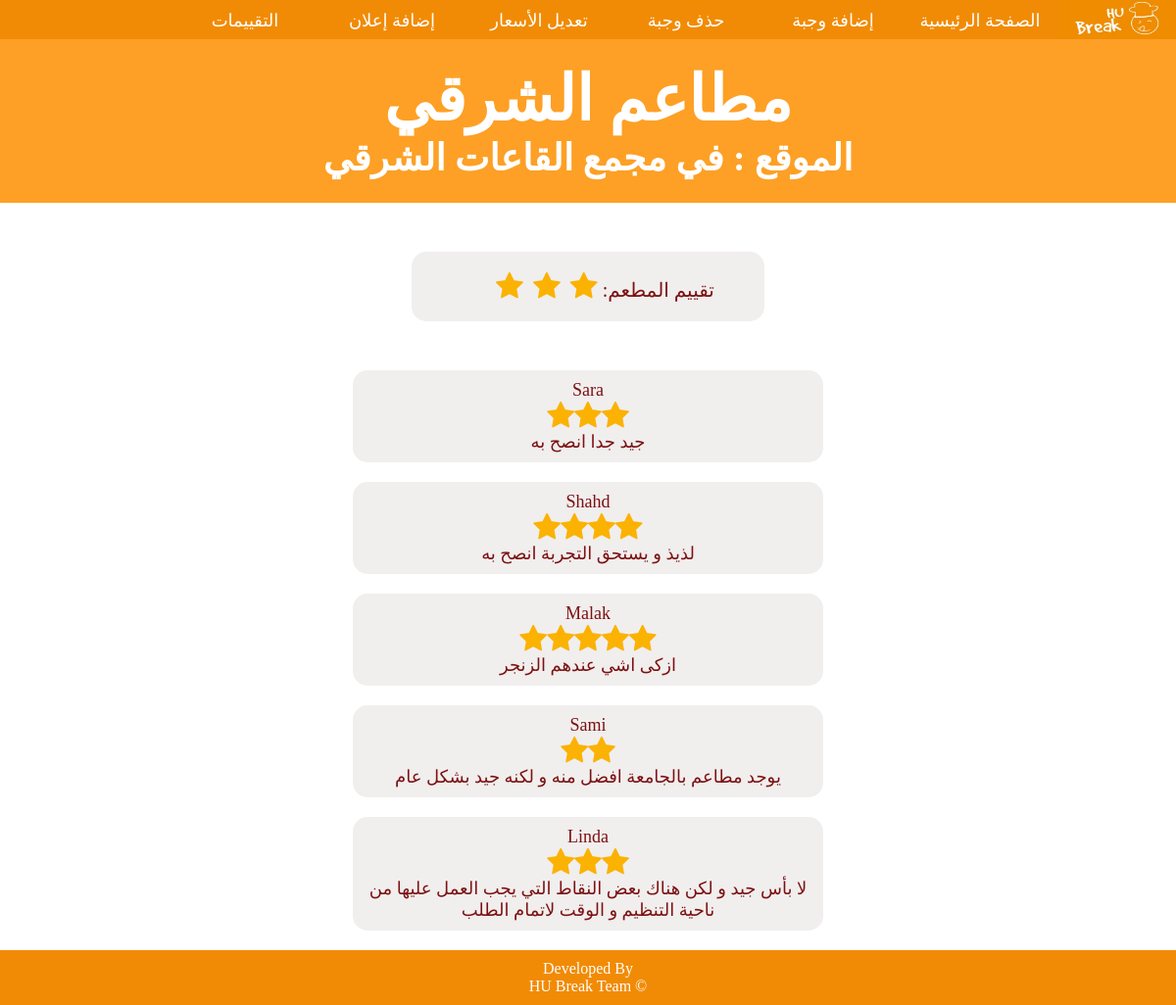
Page /Admin/ReviewsEastern.php (signed in) on the committed database.
### tables this page shows
CREATE TABLE `rate` (
  `ID` int(11) NOT NULL,
  `CustomerID` int(11) NOT NULL,
  `ResturantID` int(11) NOT NULL,
  `Rate` int(11) NOT NULL,
  `Comment` varchar(255) DEFAULT NULL
);

CREATE TABLE `customers` (
  `ID` int(11) NOT NULL,
  `Name` varchar(255) NOT NULL,
  `Email` varchar(255) NOT NULL,
  `Password` varchar(255) NOT NULL
);

### Admin/ReviewsEastern.php (the view, shortened to what this page needs)
<!DOCTYPE html>
<html>
<head>
    <link rel="stylesheet" href="https://maxcdn.bootstrapcdn.com/font-awesome/4.3.0/css/font-awesome.min.css">
</head>
<body>
    <nav class="menu-bar">
        <img src="logo.jpg" class="logo">
        <ul>
            <li class="rest"><a href=" #">التقييمات</a>
            </li>
            <li class="rest"><a href=" #">إضافة إعلان</a>
            </li>
            <li class="rest"><a href=" #">تعديل الأسعار</a>
            </li>
            <li class="rest"><a href=" #">حذف وجبة</a>
            </li>
            <li class="rest"><a href=" #">إضافة وجبة</a>
            </li>
            <li><a href="Admin.php">الصفحة الرئيسية</a></li>
        </ul>
    </nav>
    <div class="intro">
        <h1>مطاعم الشرقي</h1>
        <h3>الموقع : في مجمع القاعات الشرقي</h3>
    </div>
    <div class="total-rate">
        <?php
        if (!$database = mysqli_connect("localhost", "root", "12345678", "hubreak2_db"))
            die("Sorry, could not connect to the server.");
        extract($_POST);
        $query = "select rate from rate where ResturantID=1";
        $result = mysqli_query($database, $query);
        $total = 0;
        $count = 0;
        while ($row = mysqli_fetch_assoc($result)) {
            $total += $row['rate'];
            $count++;
        }
        $avg = $total / $count;
        if ($avg >= 1) {
            print("<input type='radio' name='s' class='rating3' disabled checked><span class='star3'></span>");
        }
        if ($avg >= 2) {
            print("<input type='radio' name='s' class='rating3' disabled checked><span class='star3'></span>");
        }
        if ($avg >= 3) {
            print("<input type='radio' name='s' class='rating3' disabled checked><span class='star3'></span>");
        }
        print("<span>:تقييم المطعم</span>");
        ?>
    </div>
    <?php
    if (!$database = mysqli_connect("localhost", "root", "12345678", "hubreak2_db"))
        die("Sorry, could not connect to the server.");
    extract($_POST);
    $query = "select Name,rate,comment from rate,customers where customers.ID=rate.customerID and resturantID=1";
    if (!$result = mysqli_query($database, $query))
        die("wrong query");
    while ($row = mysqli_fetch_row($result)) {
        $x = 0;
        print("<div class='rate'>");
        foreach ($row as $value) {
            if ($x == 1) {
                if ($value >= 1) {
                    print("<input type='radio' name='s' class='show' disabled checked><span class='star2'></span>");
                }
                if ($value >= 2) {
                    print("<input type='radio' name='s' class='show' disabled checked><span class='star2'></span>");
                }
                if ($value >= 3) {
                    print("<input type='radio' name='s' class='show' disabled checked><span class='star2'></span>");
                }
                if ($value >= 4) {
                    print("<input type='radio' name='s' class='show' disabled checked><span class='star2'></span>");
                }
                if ($value >= 5) {
                    print("<input type='radio' name='s' class='show' disabled checked><span class='star2'></span>");
                }
                print("<br>");
            } else {
                print("<span class='text'>$value</span><br>");
            }
            $x++;
        }
        print("</div>");
    }
    ?>
    <footer>
        <p>Developed By</p>
        <p>HU Break Team &copy;</p>
    </footer>
</body>
</html>

### Admin/ReviewsEastern.php (style rules this page uses)
* { margin: 0; padding: 0; font-family: 'Times New Roman', Times, serif; box-sizing: border-box; }
body { color: rgb(124, 17, 17); background-attachment: fixed; }
.menu-bar { background: #f18b05; text-align: right; height: 40px; margin-right: 10%; padding-right: 5px; font-size: large; }
.menu-bar ul { display: inline-flex; list-style: none; color: #fff; }
.menu-bar ul li { width: 150px; margin: 0px; padding: 10px 0px; text-align: center; }
.menu-bar ul li a { text-decoration: none; color: #fff; }
.logo { width: 10%; height: 40px; right: 0; position: absolute; }
h1, h2, h3 { text-align: center; }
footer { background: #f18b05; color: white; text-align: center; padding: 10px; }
.intro { background-color: #fda025; width: 100%; color: white; padding: 2% 0; font-size: xx-large; }
.total-rate { width: 30%; border-radius: 15px; background-color: rgb(241, 238, 238); font-size: 20px; padding: 20px; padding-left: 50px; text-align: center; margin: 50px auto; }
.star3 { font-family: FontAwesome; font-size: 30px; color: #FBB202; cursor: pointer; margin: 0; padding: 5px; }
.star3::after { content: '\f005'; }
.rate { width: 40%; height: auto; border-radius: 15px; background-color: rgb(241, 238, 238); font-size: 18px; padding: 10px; margin: 20px auto; text-align: center; }
.star2 { display: inline-block; font-family: FontAwesome; font-size: 30px; color: #FBB202; cursor: pointer; margin: 0; padding: 0; }
.star2::after { content: '\f005'; }

### rows in the picture
rate: CustomerID.Name "Sara", Rate 3 (drawn), Comment "جيد جدا انصح به"
rate: CustomerID.Name "Shahd", Rate 4 (drawn), Comment "لذيذ و يستحق التجربة انصح به"
rate: CustomerID.Name "Malak", Rate 5 (drawn), Comment "ازكى اشي عندهم الزنجر"
rate: CustomerID.Name "Sami", Rate 2 (drawn), Comment "يوجد مطاعم بالجامعة افضل منه و لكنه جيد بشكل عام"
rate: CustomerID.Name "Linda", Rate 3 (drawn), Comment "لا بأس جيد و لكن هناك بعض النقاط التي يجب العمل عليها من ناحية التنظيم و الوقت لاتمام الطلب"
